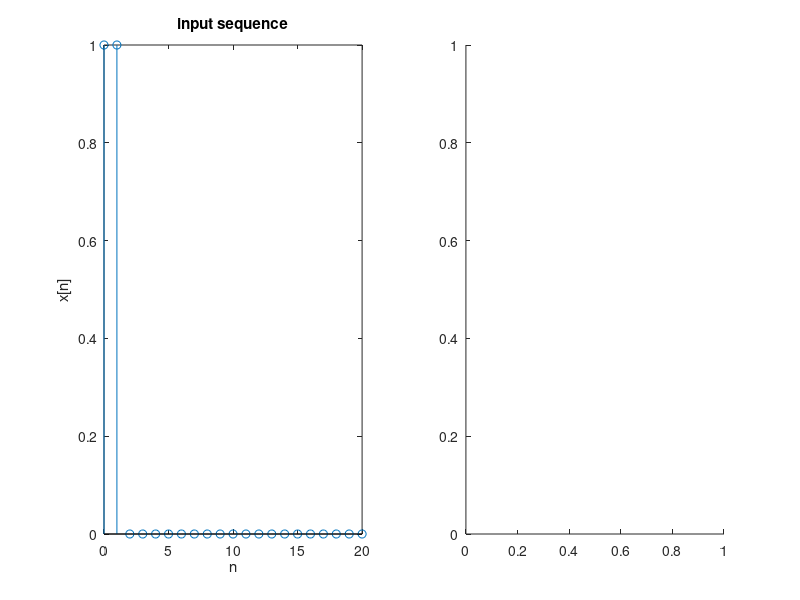

Source code (MATLAB): (Note: this script raises an error after producing the figure.)
clc;
%clear;
close;

%signal coefficients
b = input("input bk coefficients : ");
a = input("input ak coefficients : ");

%order of the signals
M = length(b) - 1;
N = length(a) - 1;
order = N;
initial_conditions = input("enter the initial conditions : ");

%length of signals
n = -N : 20;

%x[n] = u[n] - u[n-2]
x = [n >= 0] - [n >= 2];

% plotting x[n]
subplot(1, 2, 1);
stem(n, x);
title('input sequence');
xlabel('n');
ylabel('x[n]');

%y[n]
y = [initial_conditions zeros(1, length(n) - N)];

%running loops for solving and finding out y[n]
for n=N+1:20
    sumx=0;sumy=0;
    for k=0:M
        sumx=sumx+(b(k+1)*x(n-k));
    end
    for k=1:N
        sumy=sumy+(a(k+1)*y(n-k));
    end
    y(n)=sumx-sumy;
end

n = -N:20;

% plotting y[n]
subplot(1, 2, 2);
stem(n, y)
xlabel('n');
ylabel("y[n]");
disp("y[n] = ");
disp(y);

